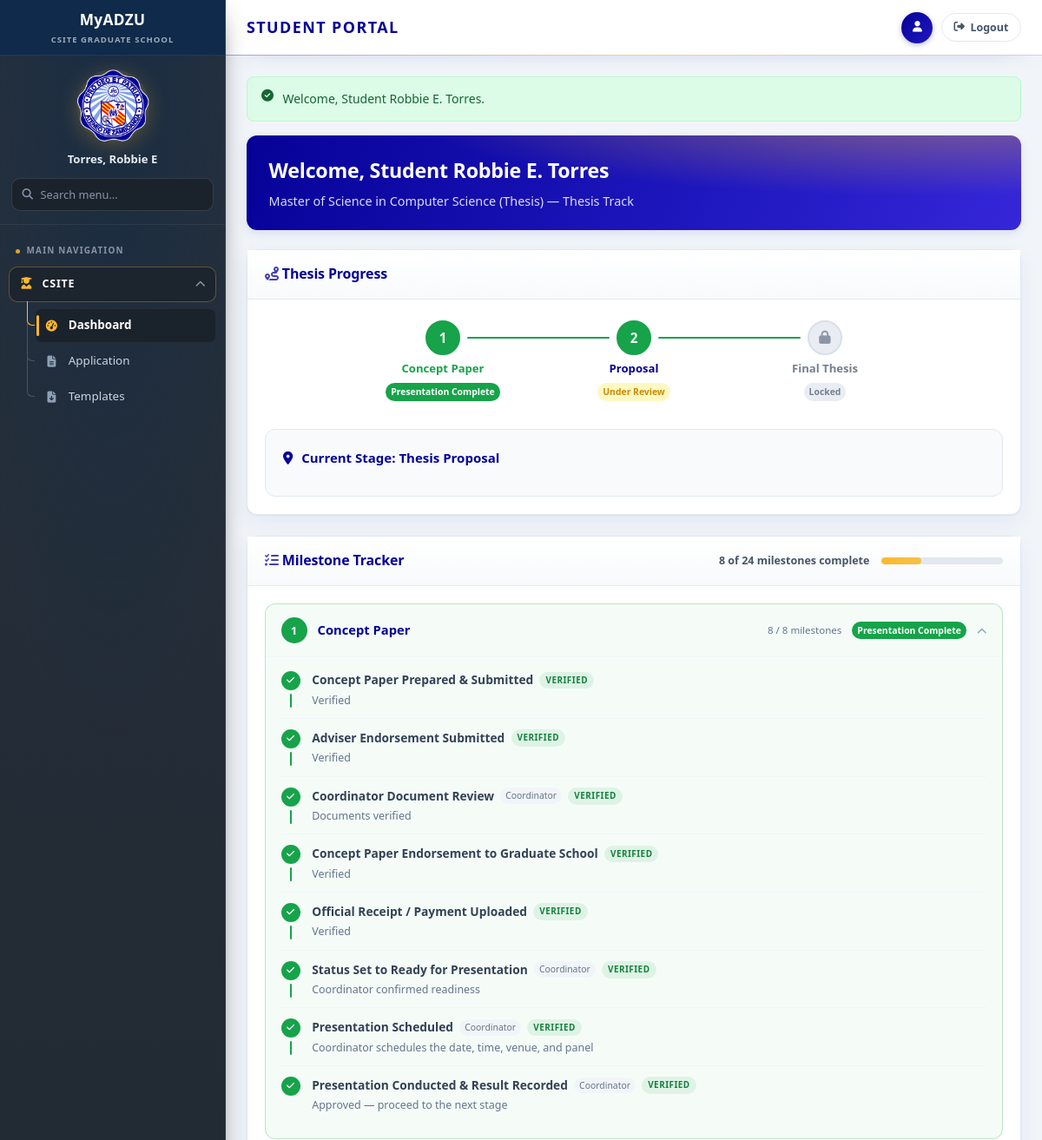
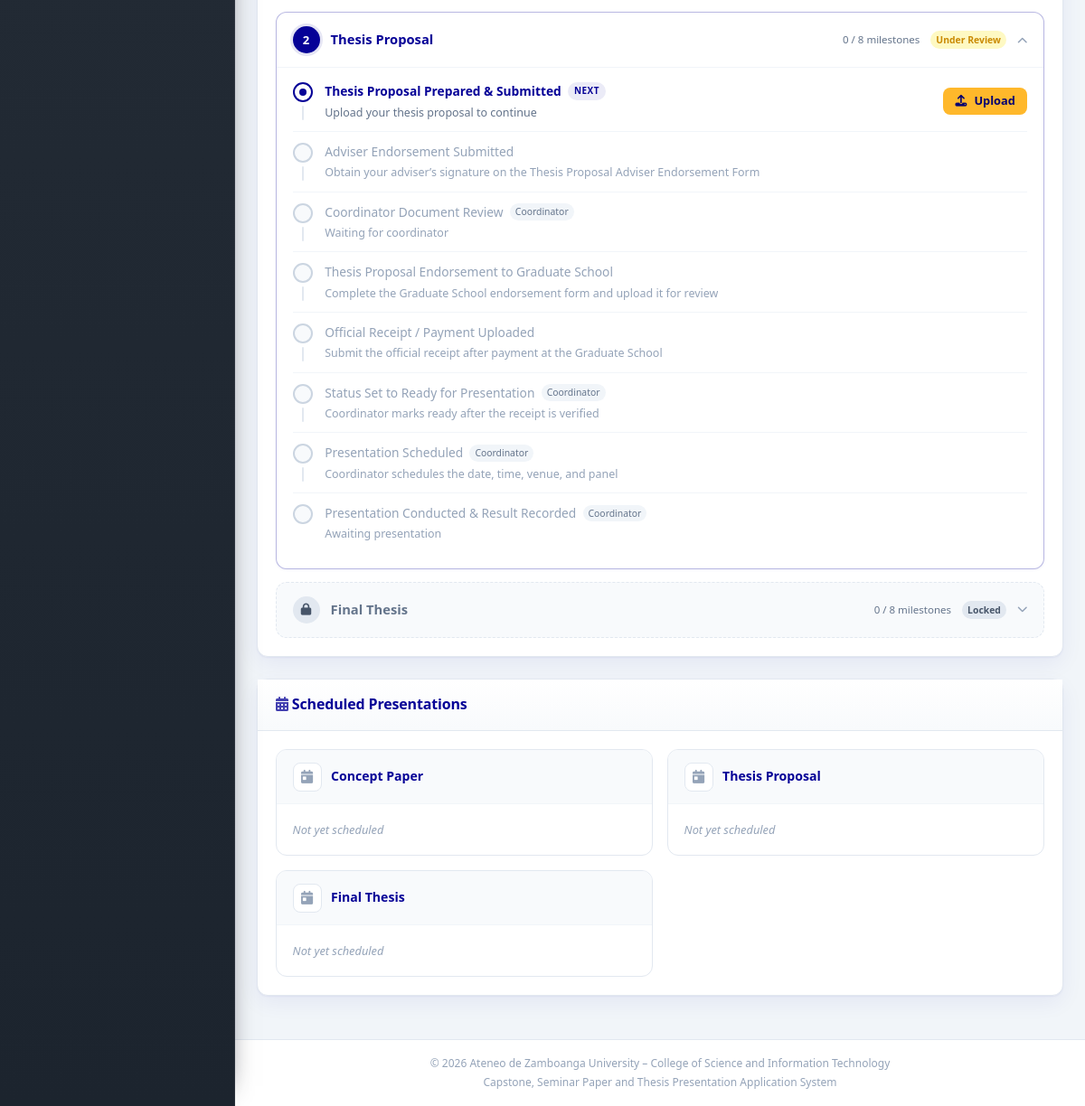
The app's page /student/dashboard.php (signed in) with its own data (2 pictures, top to bottom).
### tables this page shows
CREATE TABLE `students` (
  `student_id` int(11) NOT NULL,
  `user_id` int(11) NOT NULL,
  `first_name` varchar(50) NOT NULL,
  `last_name` varchar(50) NOT NULL,
  `middle_initial` varchar(5) DEFAULT NULL,
  `age` int(11) NOT NULL,
  `gender` varchar(20) NOT NULL,
  `program` varchar(100) NOT NULL,
  `track` enum('thesis','capstone','seminar') NOT NULL,
  `adviser_name` varchar(150) DEFAULT NULL,
  `enrollment_date` date DEFAULT NULL,
  `archived_at` timestamp NULL DEFAULT NULL
);

CREATE TABLE `workflow_stages` (
  `stage_id` int(11) NOT NULL,
  `track_id` int(11) NOT NULL,
  `stage_key` varchar(50) NOT NULL,
  `stage_label` varchar(100) NOT NULL,
  `stage_order` int(11) NOT NULL DEFAULT 1,
  `is_required` tinyint(1) NOT NULL DEFAULT 1,
  `created_at` timestamp NOT NULL DEFAULT current_timestamp()
);

### student/dashboard.php (the view, shortened to what the rows shown need)
<?php
require_once __DIR__ . '/../includes/config/config.php';
require_once __DIR__ . '/../includes/config/db.php';
$user = $_SESSION['user'];
$student = DB::find('students', ['user_id' => $user['user_id']]);
$track       = $student['track'] ?? 'thesis';
$trackLabel  = getTrackLabel($track);
$workflow    = getWorkflow($track);
$stages      = $workflow['stages'] ?? [];
$progress   = getStudentProgress($user['email'], $track);
$currentIdx = workflowCurrentIndex($progress, $stages);
$lockStates = stageLockStates($stages, $currentIdx);
$activeStage = $progress[$currentIdx] ?? ($progress[0] ?? null);
$presentationDetails = studentPresentationDetails($user['email']);
$welcomeName = studentWelcomeName($student, $user);
require_once __DIR__ . '/../includes/layout/header.php';
?>
<div class="page-header page-banner">
    <h2>Welcome, Student <?= htmlspecialchars($welcomeName) ?></h2>
    <p><?= htmlspecialchars($student['program']) ?> — <?= htmlspecialchars($trackLabel) ?> Track</p>
</div>
<div class="card">
    <div class="card-header">
        <h3><i class="fas fa-route"></i> <?= htmlspecialchars($trackLabel) ?> Progress</h3>
    </div>
    <div class="card-body">
        <div class="stage-stepper" style="margin-bottom:1.5rem;padding-bottom:0.5rem;">
            <?php foreach ($stages as $idx => $stage):
                $p = $progress[$idx] ?? null;
                $st = $p['stageStatus'] ?? 'not_started';
                $isLocked = $lockStates[$stage['key']]['locked'] ?? false;
                $isSubmitted = $p && !in_array($st, ['not_started', 'pending', 'draft', ''], true);
                $isDone = in_array($st, ['completed', 'approved'], true) || $idx < $currentIdx;
                $isHighlighted = $isSubmitted || $isDone;
                $isActive = $idx === $currentIdx;
                if ($isLocked) {
                    $statusLabel = 'Locked';
                    $statusClass = 'status-locked';
                } elseif ($isSubmitted) {
                    $statusLabel = STATUSES[$st]['label'] ?? 'Submitted';
                    $statusClass = STATUSES[$st]['class'] ?? 'status-submitted';
                } else {
                    $statusLabel = 'Not Submitted';
                    $statusClass = 'status-pending';
                }
            ?>
            <div class="stage-stepper-item<?= $isLocked ? ' is-locked' : '' ?>">
                <div class="stage-stepper-btn" style="cursor:default;" title="<?= htmlspecialchars($lockStates[$stage['key']]['reason'] ?? '') ?>">
                    <span class="stage-stepper-num <?= $isHighlighted ? 'highlighted done' : ($isActive ? 'active' : '') ?>">
                        <?php if ($isLocked): ?><i class="fas fa-lock" aria-hidden="true"></i><?php else: ?><?= $idx + 1 ?><?php endif; ?>
                    </span>
                    <span class="stage-stepper-label <?= $isActive ? 'is-active' : ($isHighlighted ? 'is-done' : '') ?>"><?= htmlspecialchars($stage['shortLabel']) ?></span>
                    <span class="status-badge <?= $statusClass ?>" style="font-size:0.65rem;padding:2px 6px;"><?= htmlspecialchars($statusLabel) ?></span>
                </div>
                <?php if ($idx < count($stages) - 1): ?>
                <div class="stage-stepper-line <?= $isHighlighted ? 'done' : '' ?>"></div>
                <?php endif; ?>
            </div>
            <?php endforeach; ?>
        </div>
        <?php if ($activeStage): ?>
        <div style="background:var(--gray-50);border-radius:var(--radius-lg);padding:1.25rem;border:1px solid var(--gray-200);">
            <h4 style="color:var(--adzu-navy);margin-bottom:0.75rem;">
                <i class="fas fa-map-marker-alt" style="margin-right:6px;"></i>
                Current Stage: <?= htmlspecialchars($stages[$currentIdx]['label'] ?? '') ?>
            </h4>
        </div>
        <?php endif; ?>
    </div>
</div>
<?php
$milestoneBlocks = [];
foreach ($stages as $idx => $stage) {
    $row = $progress[$idx] ?? blankStageProgress($stage);
    $steps = milestoneStepsForStage($row, $track, $stage['key']);
    $stats = milestoneProgress($steps);
    $milestoneBlocks[] = [
        'stage'     => $stage,
        'index'     => $idx,
        'steps'     => $steps,
        'stats'     => $stats,
        'isCurrent' => $idx === $currentIdx,
        'isDone'    => in_array($row['stageStatus'] ?? 'not_started', ['completed', 'approved'], true) || $idx < $currentIdx,
        'isLocked'  => $lockStates[$stage['key']]['locked'] ?? false,
    ];
}
?>
<div class="card milestone-card" id="milestone-tracker">
    <div class="card-body">
        <?php foreach ($milestoneBlocks as $block):
            $stage = $block['stage'];
            $steps = $block['steps'];
            $stats = $block['stats'];
            $stageStatus = $progress[$block['index']]['stageStatus'] ?? 'not_started';
            $stageIsSubmitted = !in_array($stageStatus, ['not_started', 'pending', 'draft', ''], true);
            $stageStatusLabel = $block['isLocked'] ? 'Locked' : ($stageIsSubmitted ? (STATUSES[$stageStatus]['label'] ?? 'Submitted') : 'Not Started');
            $stageStatusClass = $block['isLocked'] ? 'status-locked' : ($stageIsSubmitted ? (STATUSES[$stageStatus]['class'] ?? 'status-submitted') : 'status-pending');
            $openByDefault = $block['isCurrent'] || $block['isDone'];
            $openTypes = $block['isLocked'] ? [] : openDocumentTypes($steps);
        ?>
        <div class="ms-stage<?= $block['isCurrent'] ? ' is-current' : '' ?><?= $block['isDone'] ? ' is-done' : '' ?><?= $block['isLocked'] ? ' is-locked' : '' ?><?= $openByDefault ? ' is-open' : '' ?>" data-ms-stage>
            <button type="button" class="ms-stage-head" data-ms-toggle aria-expanded="<?= $openByDefault ? 'true' : 'false' ?>">
                <span class="ms-stage-num"><?= $block['isLocked'] ? '<i class="fas fa-lock" aria-hidden="true"></i>' : (int) $block['index'] + 1 ?></span>
                <span class="ms-stage-title"><?= htmlspecialchars($stage['label']) ?></span>
                <span class="ms-stage-count"><?= (int) $stats['done'] ?> / <?= (int) $stats['total'] ?> milestones</span>
                <span class="status-badge <?= $stageStatusClass ?>" style="font-size:0.65rem;padding:2px 6px;"><?= htmlspecialchars($stageStatusLabel) ?></span>
                <i class="fas fa-chevron-down ms-stage-caret" aria-hidden="true"></i>
            </button>
            <div class="ms-stage-body">
                <?php foreach ($steps as $si => $step):
                    $state = $step['state']['status'] ?? 'pending';
                    $isDone = $state === 'done';
                    $isFlagged = $state === 'flagged';
                    $isSubmitted = $state === 'submitted';
                    $isActive = !$block['isLocked'] && !$isDone && !$isFlagged && !$isSubmitted && $si === $stats['firstPending'];
                    $iconState = $isFlagged ? 'flagged' : ($isDone ? 'done' : ($isSubmitted ? 'submitted' : ($isActive ? 'active' : 'pending')));
                    $rowClass = $isFlagged ? 'is-flagged' : ($isDone ? 'is-done' : ($isSubmitted ? 'is-submitted' : ($isActive ? 'is-active' : 'is-pending')));
                ?>
                <div class="ms-step <?= $rowClass ?>">
                    <div class="ms-step-col">
                        <?= stepIconHtml($iconState) ?>
                        <?php if ($si < count($steps) - 1): ?>
                        <span class="ms-step-line<?= $isDone ? ' done' : '' ?>"></span>
                        <?php endif; ?>
                    </div>
                    <div class="ms-step-body">
                        <div class="ms-step-label">
                            <span><?= htmlspecialchars($step['label']) ?></span>
                            <?php if ($step['coord']): ?><span class="coord-chip">Coordinator</span><?php endif; ?>
                            <?php if ($isActive): ?><span class="ms-step-tag active">Next</span><?php endif; ?>
                            <?php if ($isDone): ?><span class="ms-step-tag done">Verified</span><?php endif; ?>
                        </div>
                        <p class="ms-step-detail"><?= htmlspecialchars($step['detail']) ?></p>
                    </div>
                    <div class="ms-step-action">
                        <?php
                        $stepDocType = (string) ($step['docType'] ?? '');
                        if ($stepDocType !== '' && in_array($stepDocType, $openTypes, true)):
                        ?>
                        <a class="btn btn-sm btn-primary" href="<?= url('student/application.php?stage=' . urlencode($stage['key']) . '&docType=' . urlencode($stepDocType)) ?>"><i class="fas fa-upload"></i> Upload</a>
                        <?php endif; ?>
                    </div>
                </div>
                <?php endforeach; ?>
            </div>
        </div>
        <?php endforeach; ?>
    </div>
</div>
<div class="card">
    <div class="card-body">
        <div class="sched-list">
            <?php foreach ($stages as $idx => $stage):
                $p = $progress[$idx] ?? [];
                $hasSched = !empty($p['presentation']['date']);
                $detail = $presentationDetails[$stage['key']] ?? null;
                $panelMembers = $detail['panel'] ?? [];
                $panelText = trim((string) ($p['presentation']['panel'] ?? ''));
                $adviserName = trim((string) ($detail['adviser'] ?? ''));
                $documenterName = trim((string) ($detail['documentor'] ?? ''));
            ?>
            <article class="sched-item<?= $hasSched ? ' is-scheduled' : '' ?>">
                <header class="sched-head">
                    <span class="sched-icon"><i class="fas fa-calendar-day"></i></span>
                    <span class="sched-title"><?= htmlspecialchars($stage['label']) ?></span>
                </header>
                <?php if ($hasSched): ?>
                <div class="sched-body">
                    <p class="sched-when">
                        <i class="fas fa-clock"></i>
                        <?= htmlspecialchars($p['presentation']['date']) ?><?php if (!empty($p['presentation']['time'])): ?> · <?= htmlspecialchars($p['presentation']['time']) ?><?php endif; ?>
                    </p>
                    <div class="sched-row">
                        <span class="sched-label"><i class="fas fa-map-marker-alt"></i> Venue</span>
                        <span class="sched-value">
                            <?php if (!empty($p['presentation']['venue'])): ?>
                            <?= htmlspecialchars($p['presentation']['venue']) ?>
                            <?php else: ?>
                            <span class="sched-none">To be announced</span>
                            <?php endif; ?>
                        </span>
                    </div>
                    <div class="sched-row">
                        <span class="sched-label"><i class="fas fa-users"></i> Panel Members</span>
                        <span class="sched-value">
                            <?php if ($panelMembers): ?>
                            <span class="sched-chips">
                                <?php foreach ($panelMembers as $member): ?>
                                <span class="sched-chip">
                                    <i class="fas fa-user"></i> <?= htmlspecialchars($member['name']) ?>
                                    <?php if (($member['role'] ?? 'member') === 'chair'): ?><span class="sched-chip-tag">Chair</span><?php endif; ?>
                                </span>
                                <?php endforeach; ?>
                            </span>
                            <?php elseif ($panelText !== ''): ?>
                            <span class="sched-chips"><span class="sched-chip"><i class="fas fa-user"></i> <?= htmlspecialchars($panelText) ?></span></span>
                            <?php else: ?>
                            <span class="sched-none">Not assigned yet</span>
                            <?php endif; ?>
                        </span>
                    </div>
                    <div class="sched-row">
                        <span class="sched-label"><i class="fas fa-user-tie"></i> Adviser</span>
                        <span class="sched-value">
                            <?php if ($adviserName !== ''): ?>
                            <?= htmlspecialchars($adviserName) ?>
                            <?php else: ?>
                            <span class="sched-none">Not assigned yet</span>
                            <?php endif; ?>
                        </span>
                    </div>
                    <div class="sched-row">
                        <span class="sched-label"><i class="fas fa-clipboard"></i> Documenter</span>
                        <span class="sched-value">
                            <?php if ($documenterName !== ''): ?>
                            <?= htmlspecialchars($documenterName) ?>
                            <?php else: ?>
                            <span class="sched-none">Not assigned yet</span>
                            <?php endif; ?>
                        </span>
                    </div>
                </div>
                <?php else: ?>
                <p class="sched-empty">Not yet scheduled</p>
                <?php endif; ?>
            </article>
            <?php endforeach; ?>
        </div>
    </div>
</div>
<?php require_once __DIR__ . '/../includes/layout/footer.php'; ?>

### records on screen
students: welcomeName "Robbie E. Torres", program "Master of Science in Computer Science (Thesis)", track "Thesis"
workflow_stages: stage_label "Concept Paper", statusLabel "Presentation Complete"
workflow_stages: shortLabel "Proposal", statusLabel "Under Review", stage_label "Thesis Proposal"
workflow_stages: stage_label "Final Thesis", stage_key "Locked"

### other values on screen
$userName "Torres, Robbie E"
$item['label'] "Dashboard"
$item['label'] "Application"
$item['label'] "Templates"
$flash['message'] "Welcome, Student Robbie E. Torres."
$milestoneDone "8"
$milestoneTotal "24"
$stats['done'] "8"
$stats['total'] "8"
$stageStatusLabel "Presentation Complete"
$step['label'] "Concept Paper Prepared & Submitted"
$step['detail'] "Verified"
$step['label'] "Adviser Endorsement Submitted"
$step['label'] "Coordinator Document Review"
$step['detail'] "Documents verified"
